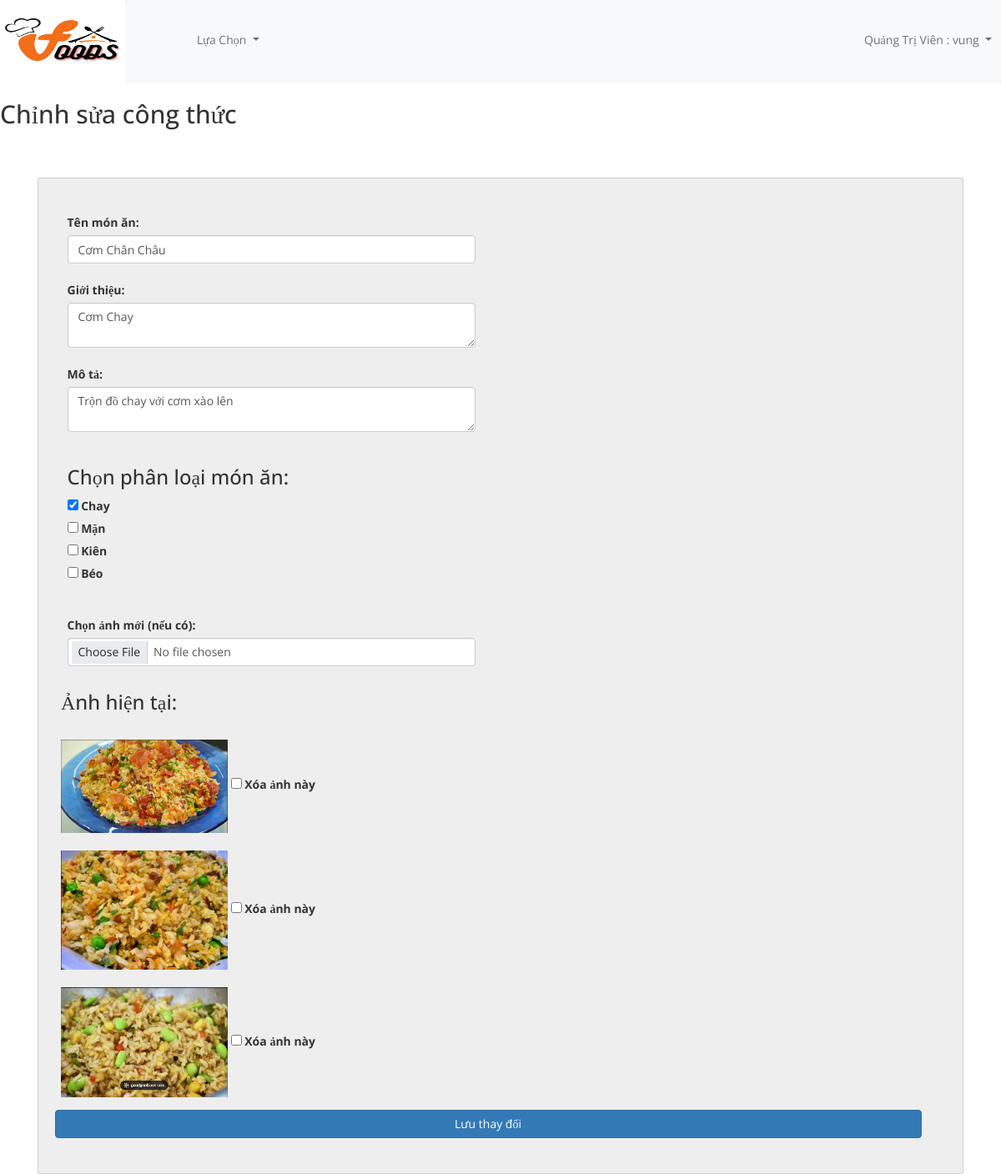
Page /edit-admin/24/ (signed in) on the committed database.
### myapp/models.py (models this page shows, shortened)
class Recipe(models.Model):
    title = models.CharField(max_length=100,null=True)
    author = models.ForeignKey('auth.User', on_delete=models.CASCADE)
    introduce =  models.CharField(max_length=100,null=True)
    description = models.CharField(max_length=200,null=True)
    created_at = models.DateTimeField(auto_now_add=True)
    views = models.IntegerField(default=0)
    liked_tym = models.ManyToManyField(User, related_name='liked_recipes', blank=True)
    average_rating = models.FloatField(default=0)
    CLASSIFY_CHOICES = [
            ('Mặn', 'Mặn'),
            ('Chay', 'Chay'),
            ('Kiên', 'Kiên'),
            ('Béo', 'Béo'),
        ]
    classify = models.CharField(max_length=10, choices=CLASSIFY_CHOICES)
    @property
    def average_rating(self):
        ratings = self.ratings.all()
        if ratings.exists():
            return round(sum(rating.stars for rating in ratings) / ratings.count(), 2)
        return 0

class RecipeImage(models.Model):
    recipe = models.ForeignKey(Recipe, related_name='images', on_delete=models.CASCADE)
    image = models.ImageField(upload_to='images/')
    uploaded_at = models.DateTimeField(auto_now_add=True)

### myapp/views.py (the view, shortened to what this page needs)
# urls.py: path('edit-admin/<int:recipe_id>/', views.admin_edit, name='admin_edit'),
@login_required
def admin_edit(request, recipe_id):
    recipe = get_object_or_404(Recipe, id=recipe_id,)
    images = RecipeImage.objects.filter(recipe=recipe)
    if request.user.is_staff:
        return render(request, 'admin/adminedit.html', {'recipe': recipe, 'images': images})

### myapp/templates/admin/adminedit.html (shortened to what this page needs)
{% extends "admin/admin.html" %}
{%load static%}
{% block admin_edit %}
<link href="//maxcdn.bootstrapcdn.com/bootstrap/3.3.0/css/bootstrap.min.css" rel="stylesheet" id="bootstrap-css">
<link href="https://maxcdn.bootstrapcdn.com/font-awesome/4.7.0/css/font-awesome.min.css" rel="stylesheet">
<link rel="stylesheet" href="{%static "css/postpage.css"%}">
<h2>Chỉnh sửa công thức</h2>
<form method="POST" enctype="multipart/form-data">
    <div class="container">
        <div class="card">
            <div class="container-fliud">
                <div class="wrapper row">
                    <div class="wrapper row">
    <div class="preview col-md-6">
        <label for="title">Tên món ăn:</label>
        <input type="text" id="title" name="title" value="{{ recipe.title }}" class="form-control" required>
        <br>
        <label for="introduce">Giới thiệu:</label>
        <textarea id="introduce" name="introduce" class="form-control" required>{{ recipe.introduce }}</textarea>
        <br>
        <label for="description">Mô tả:</label>
        <textarea id="description" name="description" class="form-control" required>{{ recipe.description }}</textarea>
        <br>
        <h3>Chọn phân loại món ăn:</h3>
            <div class="form-group">
                <label><input type="checkbox" name="classify" value="Chay" {% if "Chay" in recipe.classify %}checked{% endif %}> Chay</label><br>
                <label><input type="checkbox" name="classify" value="Mặn" {% if "Mặn" in recipe.classify %}checked{% endif %}> Mặn</label><br>
                <label><input type="checkbox" name="classify" value="Kiên" {% if "Kiên" in recipe.classify %}checked{% endif %}> Kiên</label><br>
                <label><input type="checkbox" name="classify" value="Béo" {% if "Béo" in recipe.classify %}checked{% endif %}> Béo</label>
            </div>
        <br>
        <label for="image">Chọn ảnh mới (nếu có):</label>
        <input type="file" id="image" name="image" class="form-control">
    </div>
    <div class="form-group">
        <h3>Ảnh hiện tại:</h3>
        {% for image in images %}
        <br>
            <div>
                <img src="{{ image.image.url }}" alt="Recipe Image" width="200">
                <label>
                    <input type="checkbox" name="delete_images" value="{{ image.id }}"> Xóa ảnh này
                </label>
            </div>
        {% endfor %}
    </div>
    <button type="submit" class="btn btn-primary">Lưu thay đổi</button>
    </div>
</div>
</div>
</form>
{% endblock admin_edit %}

### myapp/templates/admin/admin.html (shortened to what this page needs)
{% load static %}
<!DOCTYPE html>
<html lang="en">
<head>
    <link href="https://cdn.jsdelivr.net/npm/bootstrap@5.0.2/dist/css/bootstrap.min.css" rel="stylesheet">
    <link href="https://maxcdn.bootstrapcdn.com/font-awesome/4.7.0/css/font-awesome.min.css" rel="stylesheet">
    <link rel="stylesheet" href="{%static "css/fixbase.css"%}">
    <link rel="stylesheet" href="{%static "css/fixhome.css"%}">
    <link href="https://maxcdn.bootstrapcdn.com/font-awesome/4.3.0/css/font-awesome.min.css" rel="stylesheet">
    <link href="//maxcdn.bootstrapcdn.com/bootstrap/3.3.0/css/bootstrap.min.css" rel="stylesheet" id="bootstrap-css">
</head>
<body>
    <div class='home'>
        <a href="{% url 'ad' %}"><img style="width: 150px; height: 100px;" src="{% static "imgg/logo.png" %}" alt=""></a>
        <nav class="navbar navbar-expand-lg navbar-light bg-light" style="height: 100px;width: auto; padding-left: 40px;">
            <div class="left">
                <ul class="navbar-nav me-auto mb-2 mb-lg-0">
                  <li class="nav-item dropdown">
                    <a class="nav-link dropdown-toggle" href="#" id="navbarDropdown" role="button" data-bs-toggle="dropdown" aria-expanded="false" style="height: 95px; padding-top:35px;padding-left: 45px;">
                      Lựa Chọn
                    </a>
                   </li>
                </ul>
            </div>
            <div class="right" style="padding-left: 70% ;">
              <ul class="navbar-nav me-auto mb-2 mb-lg-0">
                <li class="nav-item dropdown">
                  <a class="nav-link dropdown-toggle" href="#" role="button" data-bs-toggle="dropdown" aria-expanded="false" style="height: 95px; padding-top:35px;padding-left: 15px;">Quảng Trị Viên :
                    {{request.user}}
                  </a>
                </li>
            </div>
          </nav>
    </div>
    {% block admin_edit %}{% endblock admin_edit %}
</body>
</html>

### myapp/static/css/fixbase.css (style rules this page uses)
.home { background-color: rgb(240, 240, 240); height: 100px; }
.home img { float: left; }

### myapp/static/css/fixhome.css (style rules this page uses)
body { margin-top:20px; background:#eee; }

### myapp/static/css/postpage.css (style rules this page uses)
body { font-family: 'open sans'; overflow-x: hidden; }
img { max-width: 100%; }
.preview { display: -webkit-box; display: -webkit-flex; display: -ms-flexbox; display: flex; -webkit-box-orient: vertical; -webkit-box-direction: normal; -webkit-flex-direction: column; -ms-flex-direction: column; flex-direction: column; }
.card { margin-top: 50px; background: #eee; padding: 3em; line-height: 1.5em; }
@media screen and (min-width: 997px) { .wrapper { display: -webkit-box; display: -webkit-flex; display: -ms-flexbox; display: flex; } }

### rows in the picture
Recipe: title "Cơm Chân Châu", introduce "Cơm Chay", description "Trộn đồ chay với cơm xào lên", classify "☑"
RecipeImage: image (picture)
RecipeImage: image (picture)
RecipeImage: image (picture)

### other values in the picture
{{ request.user }} "vung"
